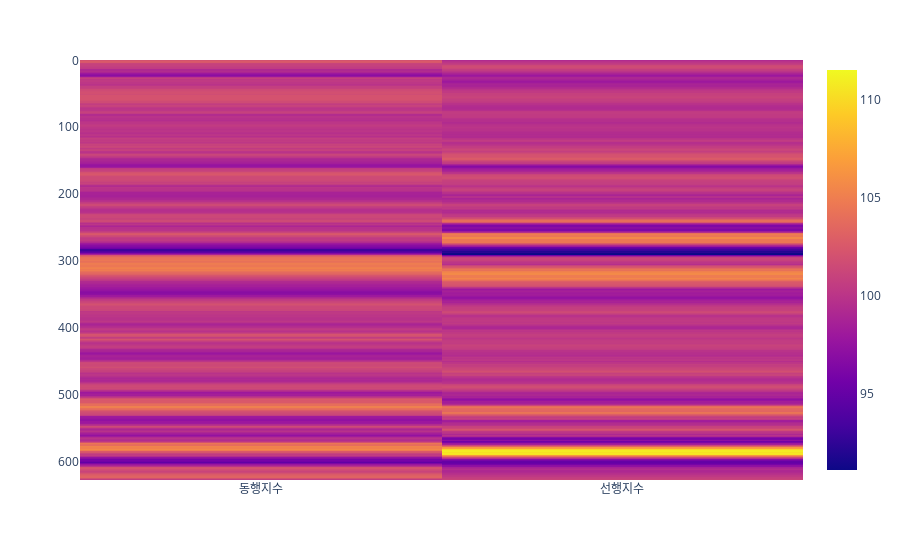

The notebook cell saved with this chart:
### Code cell
import plotly.express as px


df_index_test = df_index.drop(columns='일자')

fig = px.imshow(df_index_test, text_auto=True, aspect="auto")
fig.show()

### Figure 1 — Plotly figure (JSON) as saved in the notebook; plotly's stock layout.template omitted (floating-point values rounded to 4 significant figures; data arrays with more than 128 entries replaced by an {"elided": "..."} marker saying what was removed)
{"data": [{"coloraxis": "coloraxis", "hovertemplate": "x: %{x}<br>y: %{y}<br>color: %{z}<extra></extra>", "name": "0", "texttemplate": "%{z}", "type": "heatmap", "x": ["동행지수", "선행지수"], "xaxis": "x", "y": {"elided": "628 int values"}, "yaxis": "y", "z": {"elided": "628x2 float values"}}], "layout": {"coloraxis": {"colorscale": [[0, "#0d0887"], [0.1111, "#46039f"], [0.2222, "#7201a8"], [0.3333, "#9c179e"], [0.4444, "#bd3786"], [0.5556, "#d8576b"], [0.6667, "#ed7953"], [0.7778, "#fb9f3a"], [0.8889, "#fdca26"], [1, "#f0f921"]]}, "margin": {"t": 60}, "xaxis": {"anchor": "y", "domain": [0, 1]}, "yaxis": {"anchor": "x", "autorange": "reversed", "domain": [0, 1]}}}
